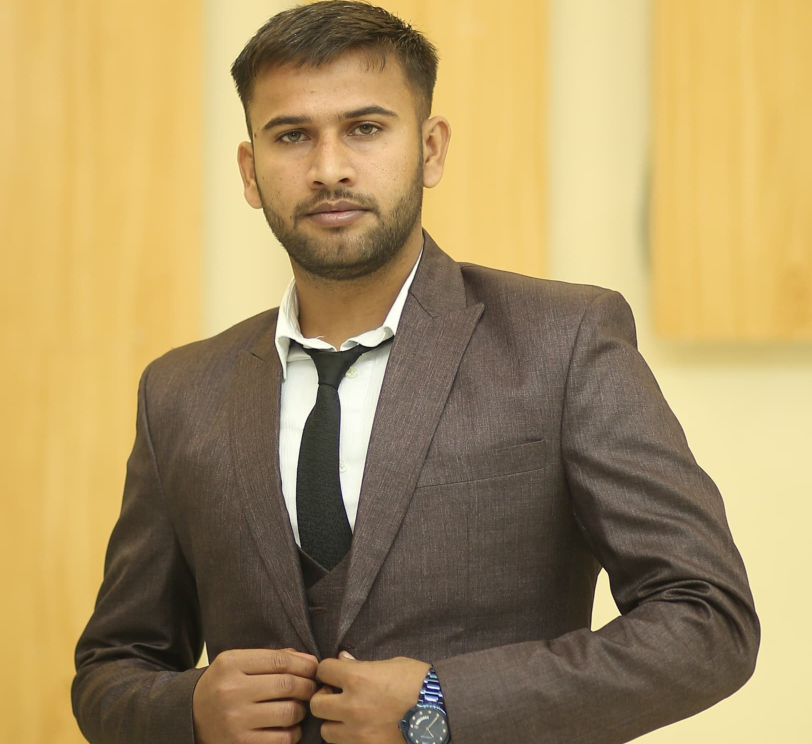
#> input picture friend_images/Zohaib.jpg, 1624 x 1488 px (shown at 1/2 size)
$ python -i Real_world_application.py   (imports and definitions only)
#> lines starting #> are read from the running program, lines starting #| are printed output that depends on the picture
import streamlit as st
import cv2
import numpy as np
import PIL.Image
from io import BytesIO
import base64
import time
import math
import pandas as pd
from datetime import datetime
import os
from pathlib import Path

# Set page configuration
# [52 lines not run here, left out]

# Configuration flags
USE_DNN_DETECTOR = True      # Toggle between Haar Cascade and DNN detector
ENABLE_EMOTION_DETECTION = False # Enable emotion detection
ENABLE_FRIEND_INFO = True    # Enable friend information display
ENABLE_ANIMATIONS = True     # Enable animation effects

# Animation settings
PULSE_SPEED = 2.0            # Speed of pulsing animations
SLIDE_SPEED = 15             # Speed of sliding animations (pixels per frame)
FADE_SPEED = 0.1             # Speed of fade-in animations (alpha per frame)

# Initialize session state variables
if 'frame_count' not in st.session_state:
    st.session_state.frame_count = 0
if 'face_detected' not in st.session_state:
    st.session_state.face_detected = False
if 'current_friend' not in st.session_state:
    st.session_state.current_friend = None
if 'search_history' not in st.session_state:
    st.session_state.search_history = []
if 'last_seen_friends' not in st.session_state:
    st.session_state.last_seen_friends = []
if 'is_unknown_user' not in st.session_state:
    st.session_state.is_unknown_user = False
if 'registering_new_friend' not in st.session_state:
    st.session_state.registering_new_friend = False

# Load emotion labels
emotion_labels = ['neutral', 'happy', 'surprise', 'sad', 'anger', 'disgust', 'fear', 'contempt']

# Create a directory for friend face images if it doesn't exist
image_dir = Path("friend_images")
# [1 line not run here, left out]

# Sample friend profiles database with expanded information and image paths
friend_profiles = {
    "friend1": {
        "id": "FR-2025-001",
        "name": "Zohaib Ali Dayo",
        "age": 21,
        "category": "Me",
        "since": "2018",
        "interests": "Hacking, Coding",
        "relationship_score": 100,
        "last_seen": "2025-02-25",
        "contact": "zohaib@example.com",
        "location": "New York",
        "meetings": 45,
        "recent_activity": "Coding meetup at Tech Hub",
        "conversation_topics": ["AI projects", "Cybersecurity", "New programming languages"],
        "image_path": "friend_images/Zohaib.jpg"  # Fixed path
    },
    "friend2": {
        "id": "FR-2025-002",
        "name": "Babar Ali Dayo",
        "age": 24,
        "category": "Brother",
        "since": "2022",
        "interests": "Data Science, Hiking",
        "relationship_score": 100,
        "last_seen": "2025-02-20",
        "contact": "Babar.j@example.com",
        "location": "Boston",
        "meetings": 28,
        "recent_activity": "Project collaboration meeting",
        "conversation_topics": ["Data visualization", "Team management", "Project deadlines"],
        "image_path": "friend_images/Babar.jpg"  # Fixed path
    }
}


# Interaction history database (simulated)
interaction_history = [
    {"friend_id": "FR-2025-001", "date": "2025-02-25", "duration": 45, "location": "Coffee Shop", "notes": "Discussed new coding project ideas"},
    {"friend_id": "FR-2025-001", "date": "2025-02-10", "duration": 120, "location": "Tech Meetup", "notes": "Attended workshop together"},
    {"friend_id": "FR-2025-002", "date": "2025-02-20", "duration": 30, "location": "Office", "notes": "Project planning meeting"},
    {"friend_id": "FR-2025-002", "date": "2025-01-15", "duration": 60, "location": "Conference Call", "notes": "Quarterly review"},
    {"friend_id": "FR-2025-003", "date": "2025-02-15", "duration": 90, "location": "University Library", "notes": "Research collaboration"},
    {"friend_id": "FR-2025-003", "date": "2025-01-30", "duration": 120, "location": "Online Study Group", "notes": "Algorithm practice session"}
]

# Convert to DataFrame for easier filtering
interaction_df = pd.DataFrame(interaction_history)

# Functions for Face Detection and Recognition

@st.cache_resource
def load_face_detection_models():
    """Load the face detection and emotion recognition models"""
    models = {}

    try:
        # Load face detector
        face_detector = cv2.CascadeClassifier(cv2.data.haarcascades + 'haarcascade_frontalface_default.xml')
        models['face_detector'] = face_detector

        # Load face recognizer - using LBPH Face Recognizer which works well with Haar cascades
        try:
            face_recognizer = cv2.face.LBPHFaceRecognizer_create()
            models['face_recognizer'] = face_recognizer
        except AttributeError:
            # For older OpenCV versions
            face_recognizer = cv2.face.createLBPHFaceRecognizer()
            models['face_recognizer'] = face_recognizer

        # Create and train face recognizer if there are face images available
        train_face_recognizer(models)

        # Placeholder for emotion detection model
        models['emotion_detector'] = None

    except Exception as e:
        st.error(f"Error loading models: {str(e)}")
        models = None

    return models

# Update these key functions in your code:

def train_face_recognizer(models):
    """Train the face recognizer with the friend images - Improved version"""
    # Check if we have images to train with
    faces = []
    labels = []
    label_map = {}  # Map numeric labels to friend keys

    label_idx = 0
    for friend_key, friend_info in friend_profiles.items():
        img_path = friend_info['image_path']

        # Check if image exists
        if not os.path.exists(img_path):
            # Ensure directory exists
            os.makedirs(os.path.dirname(img_path), exist_ok=True)

            # Create a warning about missing image
            st.warning(f"No image found for {friend_info['name']} at {img_path}")
            continue  # Skip this friend instead of creating dummy data

        try:
            # Read image in both grayscale and color (for face detection)
            img_gray = cv2.imread(img_path, cv2.IMREAD_GRAYSCALE)
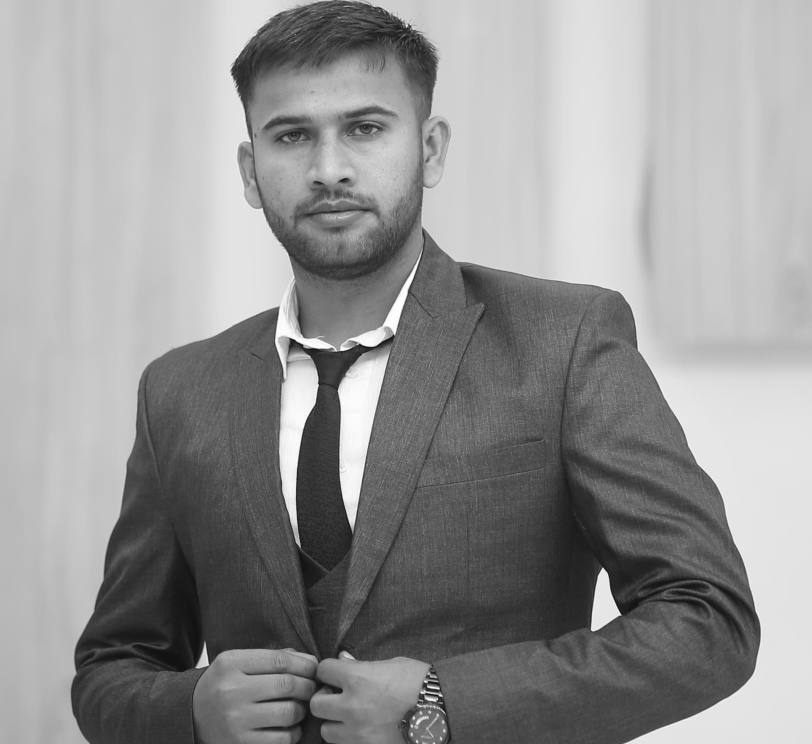
#> img_gray: shape (1488, 1624) (shown at 1/2 size); min 3, max 255, mean 147.3
            img_color = cv2.imread(img_path, cv2.IMREAD_COLOR)
#> img_color is the input picture: shape (1488, 1624, 3); mean B, G, R 98.4, 145.6, 169.2

            if img_gray is None or img_color is None:
                st.warning(f"Could not read image at {img_path}")
                continue

            # Convert color image to BGR for face detection
            img_bgr = cv2.cvtColor(img_color, cv2.COLOR_RGB2BGR)

            # Detect faces using multiple scale factors for better results
            scale_factors = [1.05, 1.1, 1.15]
            best_faces = []

            for scale in scale_factors:
                detected_faces = models['face_detector'].detectMultiScale(
                    img_bgr, scaleFactor=scale, minNeighbors=5, minSize=(30, 30))

                if len(detected_faces) > 0:
                    # Sort by area (largest face first)
                    detected_faces = sorted(detected_faces,
                                           key=lambda x: x[2]*x[3],
                                           reverse=True)
                    best_faces.append(detected_faces[0])  # Take largest face
#> this loop made 3 passes
#> detected_faces on passes 1 to 3: [[452, 103, 418, 418], [840, 1390, 43, 43]], [[455, 105, 414, 414]], [[456, 108, 408, 408]]
#> after the loop, best_faces = [[452, 103, 418, 418], [455, 105, 414, 414], [456, 108, 408, 408]]

            # Process detected faces
            if best_faces:
                # Choose largest face across all scale factors
                best_face = sorted(best_faces, key=lambda x: x[2]*x[3], reverse=True)[0]
#> best_face = [452, 103, 418, 418]
                x, y, w, h = best_face
#> x = 452; y = 103; w = 418; h = 418

                # Extract face ROI with extra margin for better recognition
                margin = int(min(w, h) * 0.1)  # 10% margin
#> margin = 41
                # Ensure we don't go out of bounds
                x_start = max(0, x - margin)
#> x_start = 411
                y_start = max(0, y - margin)
#> y_start = 62
                x_end = min(img_gray.shape[1], x + w + margin)
#> x_end = 911
                y_end = min(img_gray.shape[0], y + h + margin)
#> y_end = 562

                face_roi = img_gray[y_start:y_end, x_start:x_end]
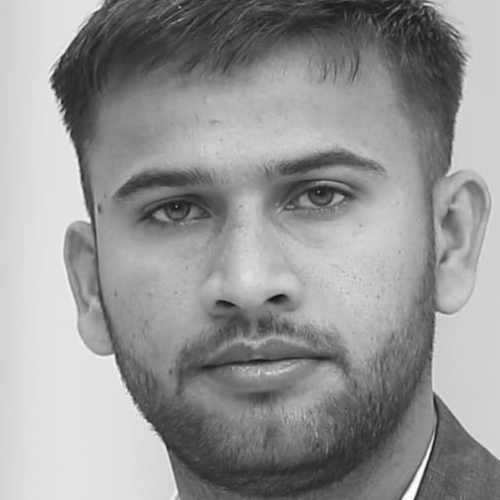
#> face_roi: shape (500, 500); min 12, max 255, mean 149.9

                # Resize face to ensure consistent size (slightly larger than before)
                face_roi = cv2.resize(face_roi, (150, 150))
#> face_roi: shape (150, 150)

                # Apply histogram equalization for better feature extraction
                face_roi = cv2.equalizeHist(face_roi)
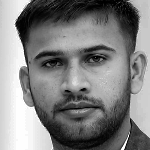
#> face_roi: shape (150, 150); min 0, max 255, mean 128.5

                # Add face and label
                faces.append(face_roi)
                labels.append(label_idx)

                # Debug output
                st.sidebar.success(f"Successfully processed face for {friend_info['name']}")
#> (this line was passed over: streamlit is not available in this run)
            else:
                # If no face detected, use the whole image as fallback (with preprocessing)
                st.warning(f"No face detected in {img_path}, using whole image (may reduce accuracy)")
                img_resized = cv2.resize(img_gray, (150, 150))
                img_resized = cv2.equalizeHist(img_resized)
                faces.append(img_resized)
                labels.append(label_idx)

            # Store the mapping
            label_map[label_idx] = friend_key
            label_idx += 1

        except Exception as e:
            st.warning(f"Could not process image {img_path}: {str(e)}")
#> pass 2 of the loop in train_face_recognizer, `for friend_key, friend_info in friend_profiles.items():`:
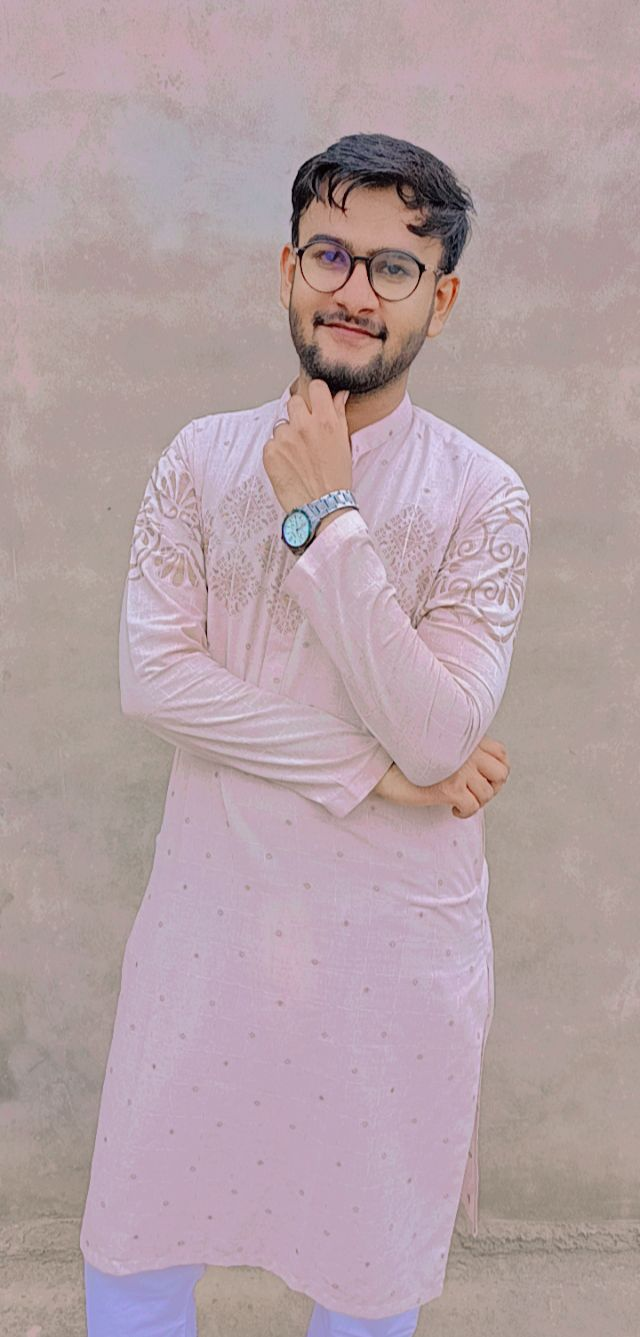
#> input picture friend_images/Babar.jpg, 640 x 1337 px
#> in train_face_recognizer, `img_gray = cv2.imread(img_path, cv2.IMREAD_GRAYSCALE)`:
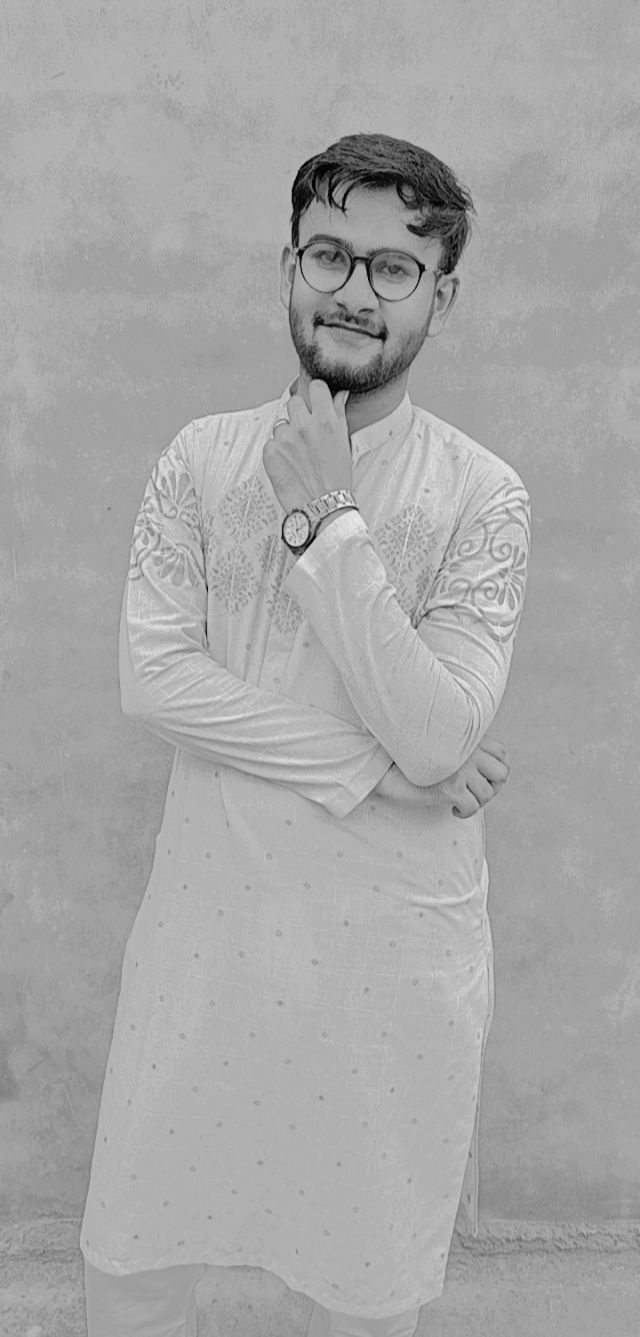
#> img_gray: shape (1337, 640); min 0, max 235, mean 166.5
#> in train_face_recognizer, img_color is the input picture: shape (1337, 640, 3); mean B, G, R 164.5, 160.2, 179.6
#> img_bgr: shape (1337, 640, 3)
#> the loop in train_face_recognizer, `for scale in scale_factors:` made 3 passes
#> detected_faces on passes 1 to 3: [[294, 412, 282, 282], [261, 187, 190, 190]], [[250, 176, 214, 214]], [[256, 181, 208, 208]]
#> after the loop in train_face_recognizer, `for scale in scale_factors:`: best_faces = [[294, 412, 282, 282], [250, 176, 214, 214], [256, 181, 208, 208]]
#> best_face = [294, 412, 282, 282]
#> x = 294; y = 412; w = 282
#> margin = 28
#> x_start = 266
#> y_start = 384
#> x_end = 604
#> y_end = 722
#> in train_face_recognizer, `face_roi = cv2.equalizeHist(face_roi)`:
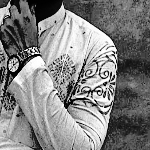
#> face_roi: shape (150, 150); min 0, max 255, mean 130.3

    # Save the label map in the model dictionary
    models['label_map'] = label_map

    # Train recognizer if we have faces
    if faces and labels:
        try:
            # Convert labels to numpy array
            labels_array = np.array(labels, dtype=np.int32)

            # Re-create the recognizer to ensure clean training
            try:
                models['face_recognizer'] = cv2.face.LBPHFaceRecognizer_create(
                    radius=2,          # Use smaller radius for more detail
                    neighbors=8,       # Standard 8 neighbors
                    grid_x=8,          # More grid cells for better precision
                    grid_y=8,
                    threshold=100      # Higher threshold for more permissive matching
                )
            except AttributeError:
                # For older OpenCV versions
                models['face_recognizer'] = cv2.face.createLBPHFaceRecognizer(
                    radius=2, neighbors=8, grid_x=8, grid_y=8, threshold=100
                )

            # Train with the collected faces
            models['face_recognizer'].train(faces, labels_array)
            st.success(f"Face recognition model trained with {len(faces)} images for {len(label_map)} friends")
#> (this line was passed over: streamlit is not available in this run)

            # Save training samples for debugging
            for i, face in enumerate(faces):
                debug_path = f"friend_images/debug_train_{labels[i]}.jpg"
                cv2.imwrite(debug_path, face)
#> this loop made 2 passes
#> debug_path on passes 1 to 2: 'friend_images/debug_train_0.jpg', 'friend_images/debug_train_1.jpg'

        except Exception as e:
            st.error(f"Error training face recognition model: {str(e)}")
    else:
        st.warning("No face data available for training. Recognition will not work properly.")

# [249 lines left out: functions detect_faces, recognize_friend, get_friend_recent_interactions, draw_friend_card, draw_unknown_user_card, add_to_history, not called in this run]

# App UI Components
def app_header():
    """Display app header section"""
    col1, col2 = st.columns([3, 1])

    with col1:
        st.title("👁️ Smart Friend Recognition System")
        st.subheader("Identify, track, and manage your social connections")

    with col2:
        st.markdown('<div class="card">', unsafe_allow_html=True)
        if st.session_state.face_detected:
            st.markdown('<h3 style="color:#4CAF50" class="pulse">⚡ ACTIVE</h3>', unsafe_allow_html=True)
        else:
            st.markdown('<h3 style="color:#FFA000">🔍 SEARCHING</h3>', unsafe_allow_html=True)

        st.metric("Friends in Database", len(friend_profiles))
        st.markdown('</div>', unsafe_allow_html=True)

# [189 lines left out: functions display_friend_details, display_history, display_recent_friends, friend_search, upload_profile_image, not called in this run]

def main():
    """Main application function"""
    # Load models
    models = load_face_detection_models()

    # Display app header
    app_header()
#> (the call stopped at in app_header, `col1, col2 = st.columns([3, 1])`: streamlit is not available in this run)

    # Create tabs for different app sections
#> (the run stopped early here; a loop or call above may not have finished)
